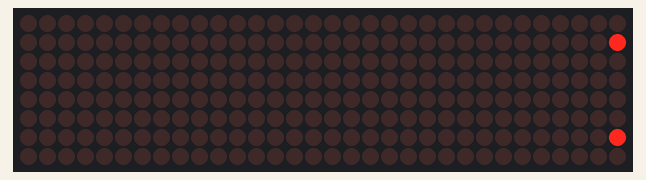
This sketch was run on a simulated ESP8266 (NodeMCU). Parts: 32×8 LED matrix. WiFi joins after 1.5 s; servers stay silent unless stated; network time is answered at once with the bench clock; the local clock reads 2024-03-15 10:24:30 at power-on unless the sketch sets it; what the sketch prints to the serial monitor is not drawn.

Above: at 2.18 s.
At 6.89 s:
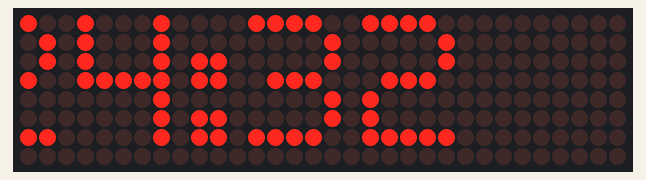
At 11.6 s:
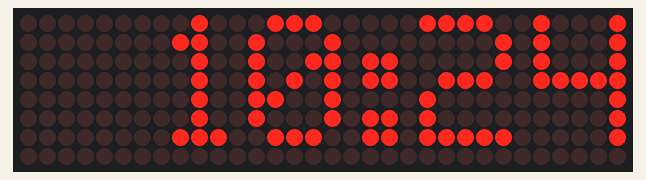
At 21.02 s:
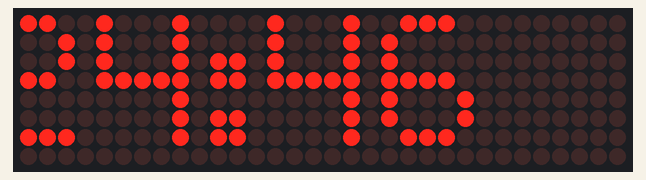
At 30.43 s:
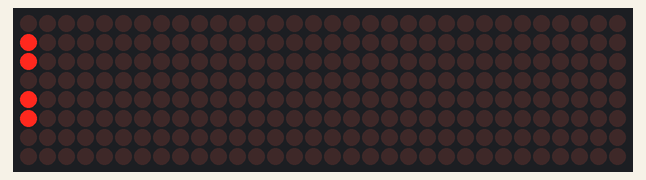
At 39.85 s:
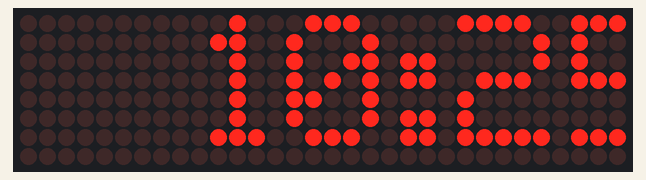

The sketch:

esp8266-MATRIX-Clock.ino
```cpp
#include <ESP8266WiFi.h>
#include <WiFiUdp.h>
#include <NTPClient.h>
#include <MD_Parola.h>
#include <MD_MAX72XX.h>
#include <SPI.h>

// NTP Client settings
const char* ssid     = "YourSSID";        // Zadajte názov vašej Wi-Fi siete
const char* password = "YourPASS";    // Zadajte heslo k vašej Wi-Fi sieti
WiFiUDP ntpUDP;
NTPClient timeClient(ntpUDP, "pool.ntp.org", 3600 * 2, 60000);  // UTC+2 časová zóna (UTC+1 + 1 hodina), aktualizácia každú minútu

// LED matrix settings
#define HARDWARE_TYPE MD_MAX72XX::FC16_HW
#define MAX_DEVICES 4
#define CLK_PIN   D5  // alebo zadajte príslušné piny
#define DATA_PIN  D7  // alebo zadajte príslušné piny
#define CS_PIN    D8  // alebo zadajte príslušné piny

MD_Parola display = MD_Parola(HARDWARE_TYPE, CS_PIN, MAX_DEVICES);

void setup() {
  Serial.begin(115200);

  // Initialize LED matrix
  display.begin();
  display.setIntensity(0);  // Nastavte požadovanú intenzitu
  display.displayClear();
  display.setSpeed(50);  // Nastavte rýchlosť rolovania (vyššie číslo znamená pomalšie)
  display.setPause(0);   // Nastavte pauzu na 0, aby sa text nezastavoval

  // Connect to Wi-Fi
  WiFi.begin(ssid, password);
  while (WiFi.status() != WL_CONNECTED) {
    delay(1000);
    Serial.println("Connecting to WiFi...");
  }
  Serial.println("Connected to WiFi");

  // Initialize NTPClient
  timeClient.begin();
}

void loop() {
  timeClient.update();

  // Get formatted time
  String formattedTime = timeClient.getFormattedTime();

  // Display time on LED matrix with scrolling effect
  if (display.displayAnimate()) {
    display.displayText(formattedTime.c_str(), PA_CENTER, display.getSpeed(), display.getPause(), PA_SCROLL_LEFT, PA_SCROLL_LEFT);
  }

  delay(100);
}
```
